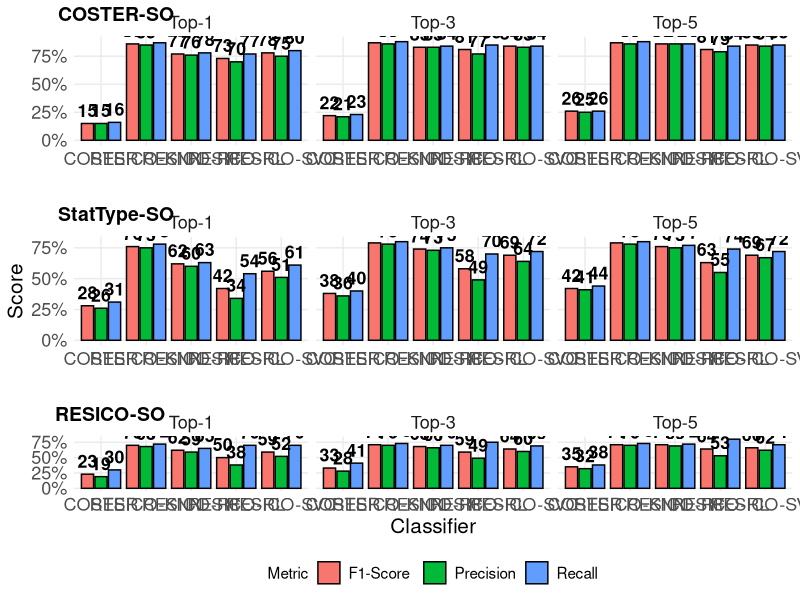

This figure's R source:
library(ggplot2)
library(readr)
library(dplyr)
library(scales)
library(cowplot)

data.extrinsic <- read_csv("results.csv")

data.coster.so <- data.extrinsic %>% filter(Dataset == "COSTER-SO")
data.stattype.so <- data.extrinsic %>% filter(Dataset == "StatType-SO")
data.resico.so <- data.extrinsic %>% filter(Dataset == "RESICO-SO")

# Plotting for COSTER-SO
plot.coster <- ggplot(data = data.coster.so, aes(x = Classifier, y = Score, fill=Metric)) +
  geom_col(colour="black", position = position_dodge2(padding=0.1), width = 0.9) + 
  geom_text(aes(y = Score, label = Score), vjust = -0.5, position=position_dodge(width=0.9),
            color = "black", size = 4.5, fontface = "bold") +
  # geom_hline(aes(yintercept = `Max-F1-RESICO`, linetype="RESICO"), colour = "black") +
  # geom_hline(aes(yintercept = `Max-F1-COSTER`, linetype="COSTER"), colour = "brown") +
  # scale_linetype_manual(name = "Best Scores", values = c(2, 2), 
                        # guide = guide_legend(override.aes = list(color = c("black", "brown")))) +
  facet_wrap(~ `Top-K`, ncol = 3, nrow = 1) +
  scale_y_continuous(breaks = c(0, 25, 50, 75, 100),
                     labels = c("0%", "25%", "50%", "75%", "100%")) +
  xlab("") +
  ylab("") +
  theme_minimal() +
  theme(panel.grid.minor = element_blank(),
        legend.position = "none",
        axis.text.x = element_text(size=13),
        axis.text.y = element_text(size=13),
        axis.title = element_text(size=15),
        strip.text = element_text(size = 13))


# Plotting for StatType-SO
plot.stattype <- ggplot(data = data.stattype.so, aes(x = Classifier, y = Score, fill=Metric)) +
  geom_col(colour="black", position = position_dodge2(padding=0.1), width = 0.9) + 
  geom_text(aes(y = Score, label = Score), vjust = -0.5, position=position_dodge(width=0.9),
            color = "black", size = 4.5, fontface = "bold") +
  # geom_hline(aes(yintercept = `Max-F1-RESICO`, linetype="RESICO"), colour = "black") +
  # geom_hline(aes(yintercept = `Max-F1-COSTER`, linetype="COSTER"), colour = "brown") +
  # scale_linetype_manual(name = "Best Scores", values = c(2, 2), 
  #                       guide = guide_legend(override.aes = list(color = c("black", "brown")))) +
  facet_wrap(~ `Top-K`, ncol = 3, nrow = 1) +
  scale_y_continuous(breaks = c(0, 25, 50, 75, 100),
                     labels = c("0%", "25%", "50%", "75%", "100%")) +
  xlab("") +
  theme_minimal() +
  theme(panel.grid.minor = element_blank(),
        legend.position = "none",
        axis.text.x = element_text(size=13),
        axis.text.y = element_text(size=13),
        axis.title = element_text(size=15),
        strip.text = element_text(size = 13))


# Plotting for RESICO-SO
plot.resico <- ggplot(data = data.resico.so, aes(x = Classifier, y = Score, fill=Metric)) +
  geom_col(colour="black", position = position_dodge2(padding=0.1), width = 0.9) + 
  geom_text(aes(y = Score, label = Score), vjust = -0.5, position=position_dodge(width=0.9),
            color = "black", size = 4.5, fontface = "bold") +
  # geom_hline(aes(yintercept = `Max-F1-RESICO`, linetype="RESICO"), colour = "black") +
  # geom_hline(aes(yintercept = `Max-F1-COSTER`, linetype="COSTER"), colour = "brown") +
  # scale_linetype_manual(name = "Best Scores", values = c(2, 2), 
  #                       guide = guide_legend(override.aes = list(color = c("black", "brown")))) +
  facet_wrap(~ `Top-K`, ncol = 3, nrow = 1) +
  scale_y_continuous(breaks = c(0, 25, 50, 75, 100),
                     labels = c("0%", "25%", "50%", "75%", "100%")) +
  ylab("") +
  theme_minimal() +
  theme(panel.grid.minor = element_blank(),
        legend.position = "bottom",
        legend.text = element_text(size=11),
        axis.text.x = element_text(size=13),
        axis.text.y = element_text(size=13),
        axis.title = element_text(size=15),
        strip.text = element_text(size = 13))

plot_grid(plot.coster, plot.stattype, plot.resico, labels = c("COSTER-SO", "StatType-SO", "RESICO-SO"), ncol = 1)
